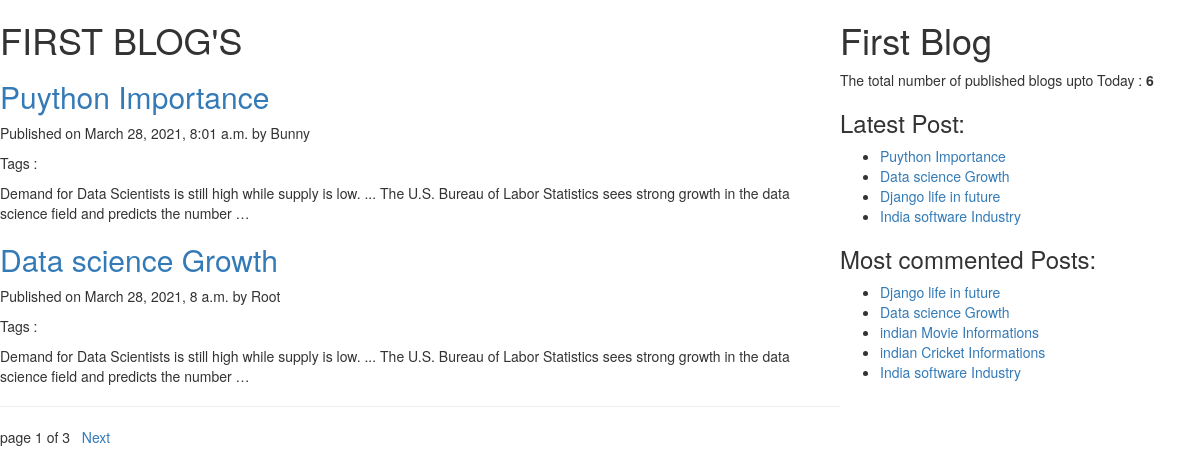
The app's page /, older data.
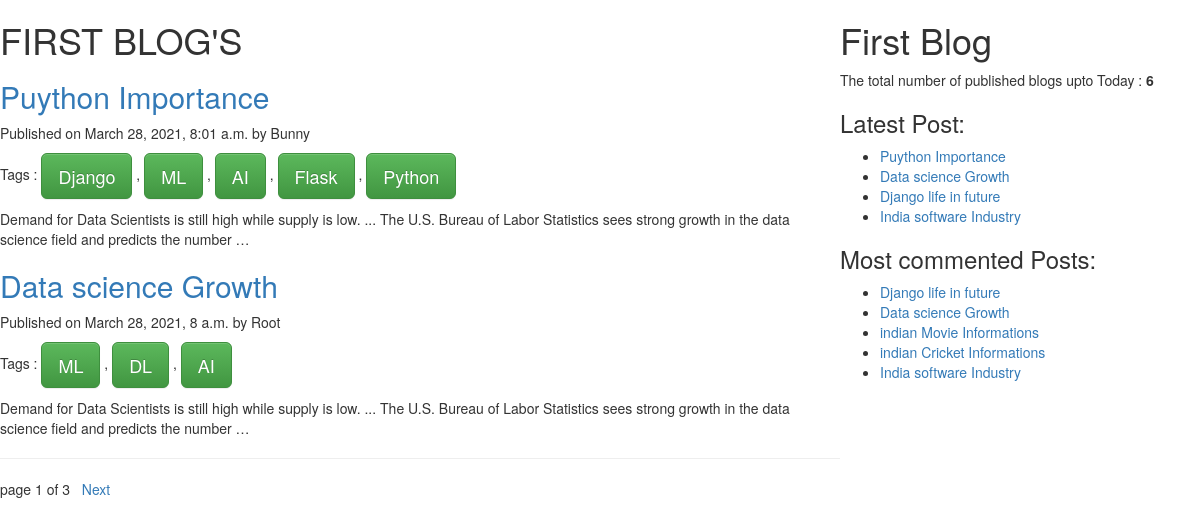
The same page, newer data.
### BlogApp/models.py (models this page shows, shortened)
class Post(models.Model):
    STATUS_CHOICE=(('draft',"Draft"),('published','Published'))
    title = models.CharField(max_length=256)
    slug= models.SlugField(max_length=164,unique_for_date='publish')
    author=models.ForeignKey(User, related_name="blog_post", on_delete=models.CASCADE)
    body= models.TextField()
    publish= models.DateTimeField(default=timezone.now)
    created=models.DateTimeField(auto_now_add=True)
    updated=models.DateTimeField(auto_now=True)
    status=models.CharField(max_length=10,choices=STATUS_CHOICE , default='draft')
    objects = CustomManager()  # Added in the class of model created (published post show )
    tags = TaggableManager()
    class Meta:
        ordering=('-publish',)
    def get_absolute_url(self) :
        return reverse('post_detail',args=[self.publish.year,self.publish.strftime('%m'),self.publish.strftime('%d'),self.slug])

### BlogApp/views.py (the view)
# urls.py: path('', views.post_list_view),
def post_list_view(request,tag_slug=None):
    post_list=Post.objects.all()
    tag=None
    if tag_slug:
        tag=get_object_or_404(Tag,slug=tag_slug)
        post_list=post_list.filter(tags__in=[tag])
    paginator=Paginator(post_list,2) # Paginator how many post you want to show per page  "next & Previous"
    page_number=request.GET.get('page')
    try:
        post_list=paginator.page(page_number)
    except PageNotAnInteger:
        post_list=paginator.page(1)
    except EmptyPage:
        post_list=paginator.page(paginator.num_pages)
    return render(request,'BlogApp/post_list.html',{'post_list':post_list})

### BlogApp/models.py (called while the page is built)
    def get_queryset(self):
        return super().get_queryset().filter(status='published') # use of this class it will show only Published Post

### BlogApp/templatetags/BlogApp_tags.py (called while the page is built)
@register.simple_tag(name="my_tag")  # the usage of simple_tag to return number of post published
def total_posts():
    return Post.objects.count()

@register.inclusion_tag('BlogApp/latest_posts123.html')  # usage of inclusion_tag to dispaly Latest Posts
def show_latest_posts(count=3): # you can write how many post you want
    latest_posts =Post.objects.order_by('-publish')[:count]  # Most recent Three [:3] or [:count] whtaever post you want to show
    return {'latest_posts':latest_posts}

@register.simple_tag
def get_most_commented_posts(count=5):
    return Post.objects.annotate(total_comments=Count('comments')).order_by('-total_comments')[:count]   # ('-total_commments')"-" minus here top most comment then after that and then

### templates/BlogApp/post_list.html (shortened to what this page needs)
{% extends 'BlogApp/base.html' %}
    {% block content %}
      <h1 >FIRST BLOG'S</h1>
      {% for post in post_list %}
      <a href="{{post.get_absolute_url}}"><h2> {{post.title}}</h2></a>
      <p id='date'>Published on {{post.publish}} by {{post.author|title}}</p>
      <p> Tags :
        {% for tag in post.tags.all %}
          <a href="{%url 'post_list_by_tag_name' tag.slug%}" class="btn btn-success btn-lg">{{tag.name}}</a>
          {%if not forloop.last%},{%endif%}
        {%endfor%}
      </p>
        {{post.body|truncatewords:30|linebreaks}}
      {% endfor %}
      <hr>
{%include 'BlogApp/paginator.html' with page=post_list%}
    {% endblock %}

### templates/BlogApp/base.html (shortened to what this page needs)
<!DOCTYPE html>{% load static %}
{% load BlogApp_tags %}
<html lang="en" dir="ltr">
  <head>
<link rel="stylesheet" href="https://maxcdn.bootstrapcdn.com/bootstrap/3.3.7/css/bootstrap.min.css">
<link rel="stylesheet" href="https://maxcdn.bootstrapcdn.com/bootstrap/3.3.7/css/bootstrap-theme.min.css">
<link rel="stylesheet" href="{% static 'css/post_list.css' %}">
  </head>
  <body>
    <div class="content">
      {%block content%}{%endblock%}
    </div>
    <div class="sidebar">
      <h1>First Blog</h1>
     <p>The total number of published  blogs upto Today : <span id='pcount'> {%  my_tag %} </span></p>
     <h3>Latest Post:</h3>{% show_latest_posts 4%}
     <h3>Most commented Posts:</h3>
     {% get_most_commented_posts as most_commented_posts %}
     <ul>
       {% for post in most_commented_posts %}
       <li><a href="{{post.get_absolute_url}}">{{post.title}}</a></li>
       {%endfor%}
     </ul>
    </div>
  </body>
</html>

### templates/BlogApp/paginator.html (shortened to what this page needs)
<div class="paginator">
    <span>page {{page.number}} of {{page.paginator.num_pages}}</span> &nbsp
    {%if page.has_next%}
      <a href="?page={{page.next_page_number}}">Next</a>
    {%endif%}
  </div>

### templates/BlogApp/latest_posts123.html (shortened to what this page needs)
<ul>
    {%for post in latest_posts %}
    <li><a href="{{post.get_absolute_url}}">{{post.title}}</a></li>
    {%endfor %}
</ul>

### static/css/post_list.css (style rules this page uses)
.content { width: 70%; float: left; }
.sidebar { width: 30%; float: right; }
#pcount { font: size 40px; flood-color: blueviolet ; font-weight: bold; }

Row changes from the older to the newer data that the page shows:
added Tag: name "Django", shown under Post "Puython Importance"
added Tag: name "ML"
added Tag: name "AI"
added Tag: name "Flask", shown under Post "Puython Importance"
added Tag: name "Python", shown under Post "Puython Importance"
added Tag: name "DL", shown under Post "Data science Growth"
